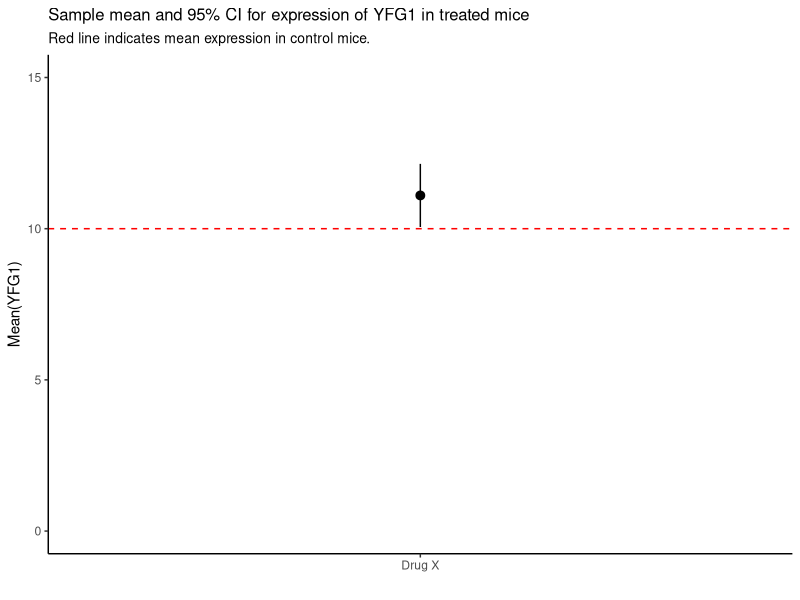
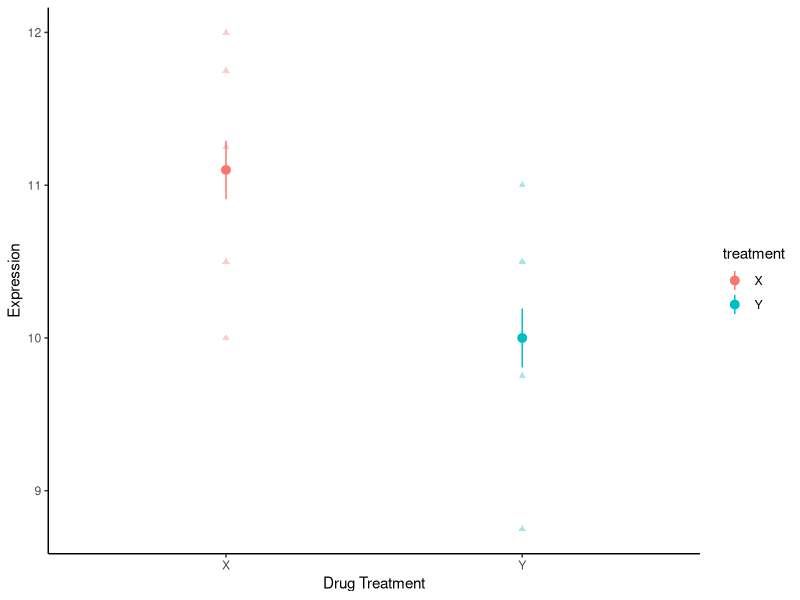

The R source for these figures, in order: (Note: this script raises an error after producing the figures.)
## ---- chunk 1
library(knitr)
## ---- chunk 2
library(tidyverse)

mu0 = 10  # mean under H0
mice.1sample <- data_frame(YFG1 = c(11.25, 10.5, 12, 11.75, 10))

YFG1.tstats <-
  mice.1sample %>%
  summarize(sample.mean = mean(YFG1),
            sample.sd = sd(YFG1),
            sample.se = sample.sd/sqrt(n()),
            df = n() - 1,
            mu0 = mu0,
            t.star = (sample.mean - mu0)/sample.se,
            P.value = 2 * pt(abs(t.star), df = df, lower.tail = FALSE))

YFG1.tstats

## ---- chunk 3
YFG1.tstats <- 
  YFG1.tstats %>%
  mutate(ci95.lower = sample.mean - abs(qt(0.025, df = df)) * sample.se,
         ci95.upper = sample.mean + abs(qt(0.025, df = df)) * sample.se)

YFG1.tstats
## ---- chunk 4
YFG1.tstats %>%
  ggplot() +
  geom_pointrange(aes(x = 1, 
                      y = sample.mean,
                      ymin = ci95.lower, ymax = ci95.upper)) + 
  scale_x_continuous(breaks=c(1), labels=c("Drug X")) + 
  geom_hline(yintercept = mu0, color='red', linetype = 'dashed') + 
  ylim(0,15) + 
  labs(x = "", y = "Mean(YFG1)", 
       title = "Sample mean and 95% CI for expression of YFG1 in treated mice",
       subtitle = "Red line indicates mean expression in control mice.") + 
  theme_classic() + 
  theme(plot.title = element_text(size = 12),
        plot.subtitle = element_text(size = 10))
  

## ---- chunk 5
YFG1_t.test <- t.test(mice.1sample$YFG1, mu = 10)
YFG1_t.test
## ---- chunk 6
library(broom)

tidy(YFG1_t.test)
## ---- chunk 7
mice.2sample <- data_frame(YFG1_X = c(11.25, 10.5, 12, 11.75, 10),
                           YFG1_Y = c(8.75, 10, 11, 9.75, 10.5))

ttest.2sample <- 
  t.test(mice.2sample$YFG1_X, mice.2sample$YFG1_Y)

ttest.2sample
## ---- chunk 8
tidy(ttest.2sample)
## ---- chunk 9
mice.long <-
  mice.2sample %>%
  gather(expt, expression) %>%
  separate(expt, c("gene", "treatment"), sep="_")

head(mice.long)
## ---- chunk 10
ttest.2sample <- t.test(expression ~ treatment, data = mice.long)
ttest.2sample
## ---- chunk 11
ci.by.treatment <-
  mice.long %>%
  group_by(treatment) %>%
  summarize(mean = mean(expression),
            se = sd(expression)/sqrt(n()),
            tcrit = abs(pt(0.025, df = n() - 1)),
            ci.low = mean - tcrit * se,
            ci.hi = mean + tcrit * se)

ci.by.treatment
## ---- chunk 12
mice.long %>%
  ggplot(aes(x = treatment, y = expression, color=treatment)) + 
  geom_point(alpha = 0.35, shape=17) + 
  geom_pointrange(data = ci.by.treatment,
                  aes(x = treatment, y = mean,
                      ymin = ci.low, ymax= ci.hi)) +
  labs(x = "Drug Treatment", y = "Expression") +
  theme_classic() + 
  theme(plot.caption = element_text(size=8))
## ---- chunk 13
mice.paired <- data_frame(YFG1.before = c(12, 11.75, 11.25, 10.5, 10),
                          YFG1.after = c(11, 10, 10.50, 8.75, 9.75))

t.test(mice.paired$YFG1.before, mice.paired$YFG1.after,
       paired = TRUE)
## ---- chunk 14
filename <- file.path("./figures/whitlock_12.5-1.png")
include_graphics(filename)
## ---- chunk 15
filename <- file.path("./figures/whitlock_12.6-1.png")
include_graphics(filename)
